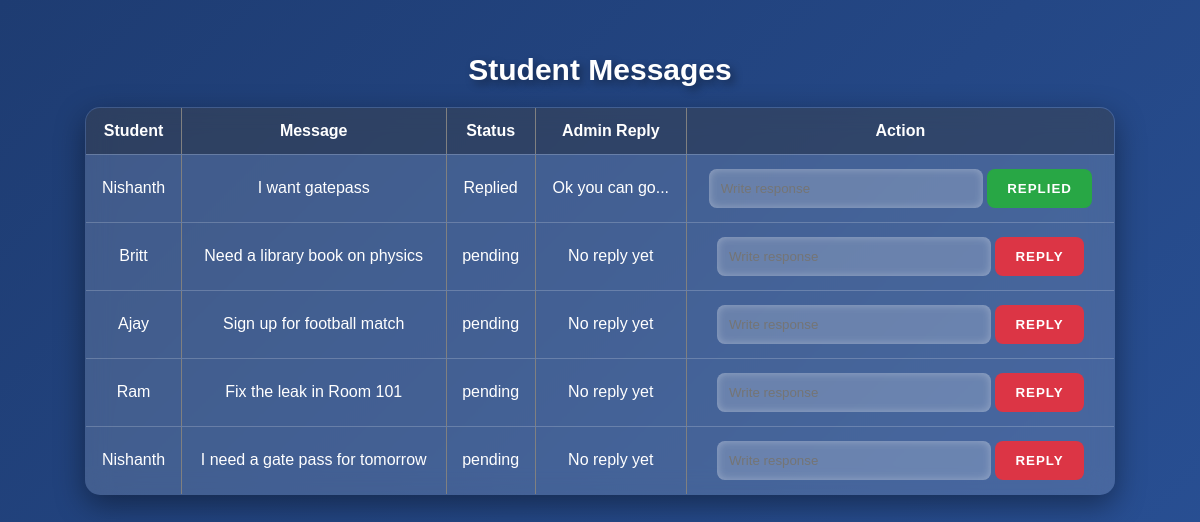
Screenshot of /HPoint/Gatepass/admin_messages.php with the database file from the repository.
### tables this page shows
CREATE TABLE `messages` (
  `id` int(11) NOT NULL,
  `student_name` varchar(100) NOT NULL,
  `email` varchar(100) DEFAULT NULL,
  `message` text NOT NULL,
  `admin_reply` text DEFAULT NULL,
  `status` varchar(20) DEFAULT 'pending',
  `created_at` datetime DEFAULT current_timestamp(),
  `year` varchar(10) DEFAULT NULL,
  `department` varchar(50) DEFAULT NULL,
  `username` varchar(50) DEFAULT NULL,
  `is_read` tinyint(1) DEFAULT 0
);

### HPoint/Gatepass/admin_messages.php (the view, shortened to what this page needs)
<?php
include 'config.php';
$sql = "SELECT * FROM messages ORDER BY id DESC";
$result = $conn->query($sql);
?>
<!DOCTYPE html>
<html lang="en">
<head>
    <link rel="stylesheet" href="admin_style.css">
</head>
<body>
<h2>Student Messages</h2>
<table border="1">
    <thead>
        <tr>
            <th>Student</th>
            <th>Message</th>
            <th>Status</th>
            <th>Admin Reply</th>
            <th>Action</th>
        </tr>
    </thead>
    <tbody>
        <?php while ($row = $result->fetch_assoc()): ?>
            <tr>
                <td><?= htmlspecialchars($row['student_name']) ?></td>
                <td><?= htmlspecialchars($row['message']) ?></td>
                <td><?= htmlspecialchars($row['status']) ?></td>
                <td><?= htmlspecialchars($row['admin_reply'] ?? 'No reply yet') ?></td>
                <td>
    <form method="POST">
        <input type="text" name="response" required placeholder="Write response">
        <button type="submit" name="send_response"
            style="background-color: <?= $row['status'] === 'Replied' ? '#28a745' : '#dc3545' ?>; color: white;">
            <?= $row['status'] === 'Replied' ? 'Replied' : 'Reply' ?>
        </button>
    </form>
</td>
            </tr>
        <?php endwhile; ?>
    </tbody>
</table>
</body>
</html>

### HPoint/Gatepass/admin_style.css (style rules this page uses)
body { font-family: 'Poppins', sans-serif; background: linear-gradient(135deg, #1e3c72, #2a5298); color: white; display: flex; flex-direction: column; align-items: center; justify-content: flex-start; min-height: 100vh; padding: 20px; overflow-y: auto; }
html, body { height: auto; overflow-y: auto; scroll-behavior: smooth; }
h2 { font-size: 30px; text-shadow: 4px 4px 8px rgba(0, 0, 0, 0.4); margin-bottom: 20px; animation: fadeIn 1s ease-in-out; }
table { width: 90%; border-collapse: collapse; backdrop-filter: blur(12px); background: rgba(255, 255, 255, 0.15); box-shadow: 0 10px 30px rgba(0, 0, 0, 0.4); border-radius: 15px; overflow: hidden; margin-bottom: 20px; transition: transform 0.3s ease-in-out, box-shadow 0.3s ease-in-out; }
thead { background: rgba(0, 0, 0, 0.3); color: white; }
td, th { padding: 14px; text-align: center; border-bottom: 1px solid rgba(255, 255, 255, 0.2); }
input[type="text"] { padding: 12px; width: 250px; border-radius: 8px; border: none; background: rgba(255, 255, 255, 0.2); color: white; transition: all 0.3s; outline: none; box-shadow: inset 0 0 8px rgba(255, 255, 255, 0.3); }
button { color: white; padding: 12px 20px; border: none; border-radius: 8px; cursor: pointer; font-weight: bold; transition: all 0.3s ease, box-shadow 0.3s ease; text-transform: uppercase; letter-spacing: 1px; }
button[name="send_response"] { background-color: #dc3545; }

### rows the page displays
messages: student_name "Nishanth", message "I want gatepass", status "Replied", admin_reply "Ok you can go...", shows "REPLIED"
messages: student_name "Britt", message "Need a library book on physics", status "pending", admin_reply "No reply yet", shows "REPLY"
messages: student_name "Ajay", message "Sign up for football match", status "pending", admin_reply "No reply yet", shows "REPLY"
messages: student_name "Ram", message "Fix the leak in Room 101", status "pending", admin_reply "No reply yet", shows "REPLY"
messages: student_name "Nishanth", message "I need a gate pass for tomorrow", status "pending", admin_reply "No reply yet", shows "REPLY"
